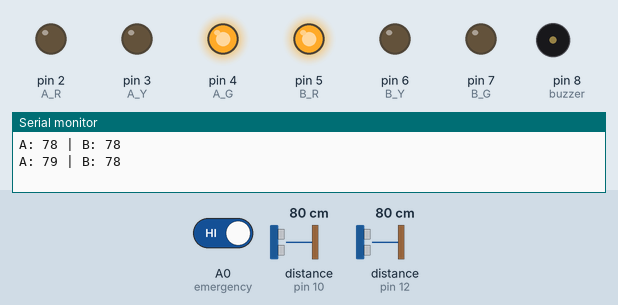
Bench run of a sketch on a simulated Arduino Uno, built with avr-gcc and run on an emulated ATmega328P. Shown: output pins drawn as LEDs (lit = HIGH), buzzer (waves = sounding, pin HIGH), the last lines printed to the serial monitor. Wiring (inferred from the names in the program): 2 × ultrasonic range finder: trigger pin 9, echo pin 10 / trigger pin 11, echo pin 12. The inputs (shaded band) are chosen by the test bench; at power-on: A0 (emergency) HIGH, distance to the obstacle (sensors on pin 10, pin 12) 80 cm. The echo pulse lasts 58.3 µs per cm; pins used as bus, display or sensor lines are not drawn.

Above: at 6.8 s.
6.9 s: A0 (emergency) driven LOW
At 12.3 s:
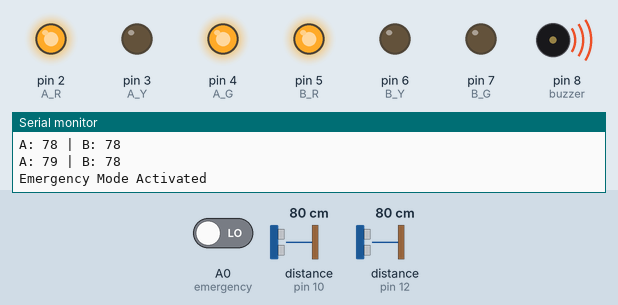
16.5 s: A0 (emergency) driven HIGH
At 21.9 s:
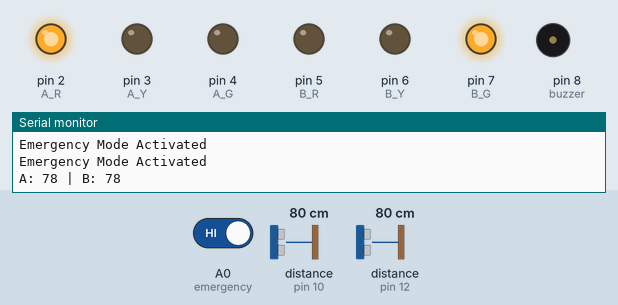
25.5 s: distance to the obstacle (sensor on pin 10) set to 2 cm
At 26.8 s:
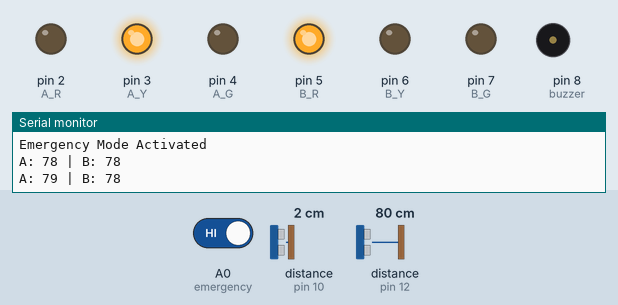
Timing chart, 0 to 38.2 s (numbered marks = the images above; inputs shaded):
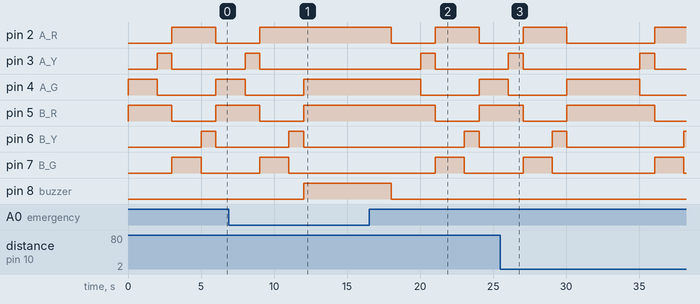

The sketch:

code.ino
```cpp
#define trigA 9
#define echoA 10
#define trigB 11
#define echoB 12
#define A_R 2
#define A_Y 3
#define A_G 4
#define B_R 5
#define B_Y 6
#define B_G 7
#define buzzer 8
#define emergency A0

long getDistance(int trig, int echo) {
  digitalWrite(trig, LOW);
  delayMicroseconds(2);
  digitalWrite(trig, HIGH);
  delayMicroseconds(10);
  digitalWrite(trig, LOW);

  long duration = pulseIn(echo, HIGH);
  return duration * 0.034 / 2;
}

void setSignal(int r, int y, int g, int R, int Y, int G) {
  digitalWrite(r, HIGH);
  digitalWrite(y, LOW);
  digitalWrite(g, LOW);

  digitalWrite(R, LOW);
  digitalWrite(Y, LOW);
  digitalWrite(G, HIGH);
}

void setup() {
  Serial.begin(9600);
  pinMode(trigA, OUTPUT);
  pinMode(echoA, INPUT);
  pinMode(trigB, OUTPUT);
  pinMode(echoB, INPUT);

  for (int i = 2; i <= 7; i++)
  pinMode(i, OUTPUT);
  pinMode(buzzer, OUTPUT);
  pinMode(emergency, INPUT_PULLUP);
}

void loop() {
  if (digitalRead(emergency) == LOW) {
    digitalWrite(buzzer, HIGH);
    digitalWrite(A_G, HIGH);
    digitalWrite(B_R, HIGH);
    Serial.println("Emergency Mode Activated");
    delay(3000);
    digitalWrite(buzzer, LOW);
    return;
  }

  long distA = getDistance(trigA, echoA);
  long distB = getDistance(trigB, echoB);
  Serial.print("A: "); Serial.print(distA);
  Serial.print(" | B: "); Serial.println(distB);
  int timeA = (distA < 20) ? 5000 : 2000;
  int timeB = (distB < 20) ? 5000 : 2000;
  digitalWrite(A_G, HIGH);
  digitalWrite(A_R, LOW);
  digitalWrite(B_R, HIGH);
  digitalWrite(B_G, LOW);
  delay(timeA);
  digitalWrite(A_G, LOW);
  digitalWrite(A_Y, HIGH);
  delay(1000);
  digitalWrite(A_Y, LOW);
  digitalWrite(B_G, HIGH);
  digitalWrite(B_R, LOW);
  digitalWrite(A_R, HIGH);
  delay(timeB);
  digitalWrite(B_G, LOW);
  digitalWrite(B_Y, HIGH);
  delay(1000);
  digitalWrite(B_Y, LOW);
}
```

Measured:
- after the input at 6.9 s, pin 2 (A_R): goes on until 9.0 s, then stays HIGH; pin 3 (A_Y): goes on until 9.0 s, then stays LOW; pin 4 (A_G), pin 5 (B_R): goes on until 12.0 s, then stays HIGH; pin 7 (B_G): goes on until 11.0 s, then stays LOW; pin 8 (buzzer): LOW → HIGH after 5.1 s
- after the input at 16.5 s, pin 2 (A_R): HIGH → LOW after 1.5 s, → HIGH 3.0 s later, → LOW 3.0 s later; pin 3 (A_Y): LOW → HIGH after 3.5 s, → LOW 1.0 s later; pin 4 (A_G): HIGH → LOW after 3.5 s, → HIGH 4.0 s later; pin 5 (B_R): HIGH → LOW after 4.5 s, → HIGH 3.0 s later; pin 6 (B_Y): LOW → HIGH after 6.5 s, → LOW 1.0 s later
- after the input at 25.5 s, pin 3 (A_Y): LOW → HIGH after 9.5 s, → LOW 1.0 s later; pin 7 (B_G): LOW → HIGH after 10.5 s, → LOW 2.0 s later
